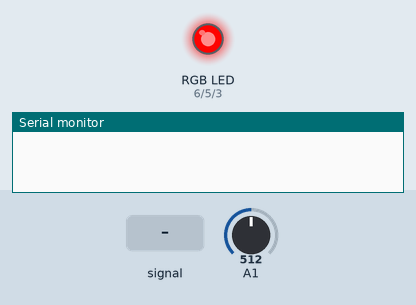
Bench run of a sketch on a simulated Arduino Uno, built with avr-gcc and run on an emulated ATmega328P. On the bench: an RGB LED mixed from three pins (HIGH = lit), the last lines printed to the serial monitor. Inputs (shaded band) come from the test bench; at power-on: A1 = 512. Dim RGB values are drawn brighter than linear.

Above: at 1.3 s.
1.4 s: A1 set to 0
At 2.6 s:
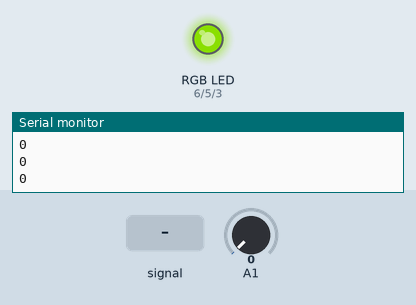
Timing chart, 0 to 2.0 s (numbered marks = the images above; inputs shaded):
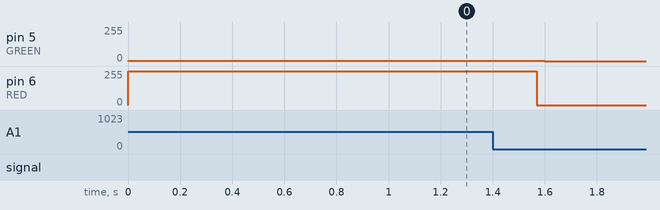

The sketch:

RGB_LED.ino
```cpp
//www.elegoo.com
//2016.12.8

// Define Pins
#define BLUE 3
#define GREEN 5
#define RED 6

void setup()
{
Serial.begin(9600);
pinMode(RED, OUTPUT);
pinMode(GREEN, OUTPUT);
pinMode(BLUE, OUTPUT);
digitalWrite(RED, HIGH);
digitalWrite(GREEN, LOW);
digitalWrite(BLUE, LOW);
}

// define variables
int redValue;
int greenValue;
int blueValue;
int threshold = 750;
int delayTime;
// main loop
void loop()
{
// fading time between colors

redValue = 255; // choose a value between 1 and 255 to change the color.
greenValue = 0;
blueValue = 0;

// this is unnecessary as we've either turned on RED in SETUP
// or in the previous loop ... regardless, this turns RED off
// analogWrite(RED, 0);
// delay(1000);

for(int i = 0; i < 255; i += 1) // fades out red bring green full when i=255
{

redValue -= 1;
greenValue += 1;
// The following was reversed, counting in the wrong directions
// analogWrite(RED, 255 - redValue);
// analogWrite(GREEN, 255 - greenValue);
analogWrite(RED, redValue);
analogWrite(GREEN, greenValue);
delayTime = analogRead (A1);
delay(delayTime);
}

redValue = 0;
greenValue = 255;
blueValue = 0;

for(int i = 0; i < 255; i += 1) // fades out green bring blue full when i=255
{
greenValue -= 1;
blueValue += 1;
// The following was reversed, counting in the wrong directions
// analogWrite(GREEN, 255 - greenValue);
// analogWrite(BLUE, 255 - blueValue);
analogWrite(GREEN, greenValue);
analogWrite(BLUE, blueValue);
delayTime = analogRead (A1);
delay(delayTime);
}

redValue = 0;
greenValue = 0;
blueValue = 255;

for(int i = 0; i < 255; i += 1) // fades out blue bring red full when i=255
{
// The following code has been rearranged to match the other two similar sections
blueValue -= 1;
redValue += 1;
// The following was reversed, counting in the wrong directions
// analogWrite(BLUE, 255 - blueValue);
// analogWrite(RED, 255 - redValue);
analogWrite(BLUE, blueValue);
analogWrite(RED, redValue);
delayTime = analogRead (A1);
delay(delayTime);
}
Serial.println(analogRead(A1));
}
```

Measured:
- after the input at 1.4 s, pin 5 (GREEN): 3/255 → 0/255 after 0.20 s; pin 6 (RED): 252/255 → 0/255 after 0.17 s
